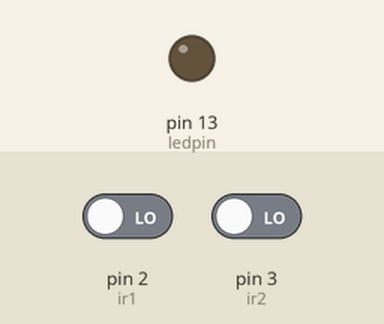
A sketch run on a simulated Arduino Uno, built with avr-gcc and run on an emulated ATmega328P. Parts: output pins drawn as LEDs (lit = HIGH). The test bench sets the inputs (shaded band); at power-on: pin 2 (ir1) LOW, pin 3 (ir2) LOW.

Above: at 1.2 s.
1.3 s: pin 2 (ir1) driven HIGH
At 1.5 s:
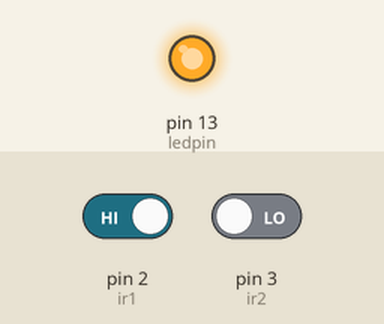
4.3 s: pin 2 (ir1) driven LOW
At 5.5 s:
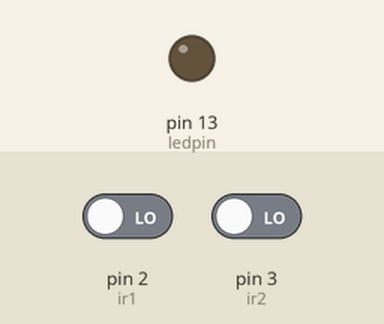
5.8 s: pin 3 (ir2) driven HIGH
At 6.0 s:
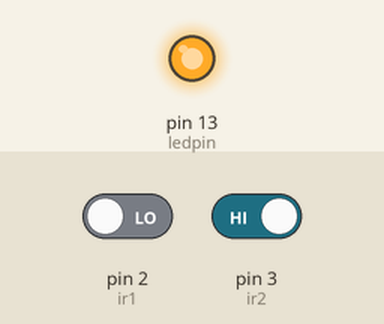
Timing chart, 0 to 8.8 s (numbered marks = the images above; inputs shaded):
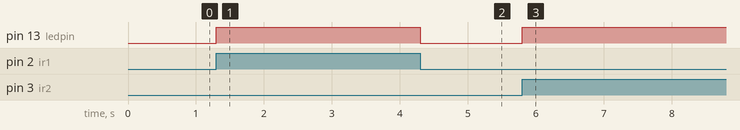

Measured:
- after the input at 1.3 s, pin 13 (ledpin): LOW → HIGH at once
- after the input at 4.3 s, pin 13 (ledpin): HIGH → LOW at once
- after the input at 5.8 s, pin 13 (ledpin): LOW → HIGH at once

The sketch:

checking_ir_sensor.ino
```cpp
int ir1 = 2;
int ir2 = 3;
int ledpin = 13;
void setup()
{
  pinMode(ir1,INPUT);
  pinMode(ir2,INPUT);
  pinMode(ledpin,OUTPUT);
}
void loop()
{
  int ir_1 = digitalRead(ir1);
  int ir_2 = digitalRead(ir2);

  if(ir_1 == 1){
     digitalWrite(ledpin,1);
     delay(200);
     digitalWrite(ledpin,0);
  }
  if(ir_2 == 1){
     digitalWrite(ledpin,1);
     delay(200);
     digitalWrite(ledpin,0);
  }
  else{
    digitalWrite(ledpin,0);
  }

}
```
